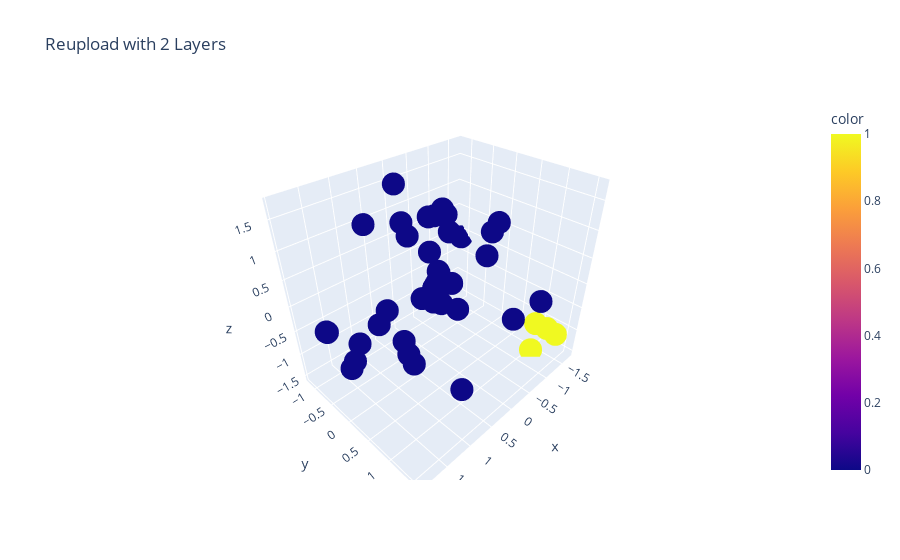

Notebook source saved alongside this figure:
### Code cell
px.scatter_3d(x=x_testdf.iloc[:,0],y=x_testdf.iloc[:,1],z=x_testdf.iloc[:,2], color= y_pred , title=" Reupload with 2 Layers")

### Figure 1 — Plotly figure (JSON) as saved in the notebook; plotly's stock layout.template omitted (floating-point values rounded to 4 significant figures)
{"data": [{"hovertemplate": "x=%{x}<br>y=%{y}<br>z=%{z}<br>color=%{marker.color}<extra></extra>", "legendgroup": "", "marker": {"color": [0, 0, 0, 0, 0, 0, 0, 0, 0, 0, 0, 1, 0, 0, 0, 0, 0, 1, 0, 0, 0, 0, 1, 1, 0, 0, 0, 0, 0, 0, 0, 0, 0, 0, 0, 0, 0, 0, 0, 0], "coloraxis": "coloraxis", "symbol": "circle"}, "mode": "markers", "name": "", "scene": "scene", "showlegend": false, "type": "scatter3d", "x": [0.3365, -0.1597, 0.6439, 1.808, 0.6419, -0.6935, 1.842, -0.5848, 0.571, 1.114, -0.8186, -1.301, -0.4912, -0.7078, -0.5652, 0.297, 0.2438, -0.9676, 1.752, -0.3205, -0.2277, -1.593, -1.301, -0.9021, 0.1645, 0.1146, -1.702, -0.9747, -0.5975, 0.5872, -1.028, -0.4093, 0.1043, -0.4466, 1.92, 0.6907, 0.5957, -0.2704, 1.131, -0.7492], "y": [-0.618, -0.4149, -0.1158, 0.07392, -0.2245, 0.5924, -0.5906, 0.4825, -0.7281, 0.5766, -1.015, 1.088, -0.9959, -0.8936, 1.579, -0.4129, 0.2331, 1.53, -0.7364, -0.4546, -0.4756, -0.2339, 1.528, 1.347, 0.4282, 0.08493, -1.108, -1.191, -0.3701, -0.9909, -0.5381, 1.232, -0.7825, -0.3833, 0.1412, 1.179, -1.137, -0.1265, -0.8467, -0.7163], "z": [1.72, 1.086, -1.149, -0.3859, -0.9188, 1.157, -0.2023, 0.5688, -0.5673, -0.5729, -1.266, -1.522, -0.9968, -0.8172, 0.2487, 0.9176, 0.5121, -0.5438, -0.357, 1.035, 0.3854, 0.3468, -0.8753, -0.5073, 0.3717, 0.4119, -0.1346, -0.8487, 0.6687, -1.028, -1.305, -0.2, 0.9467, 1.139, -0.4056, -0.9921, 0.962, 1.19, -1.06, -1.109]}], "layout": {"coloraxis": {"colorbar": {"title": {"text": "color"}}, "colorscale": [[0, "#0d0887"], [0.1111, "#46039f"], [0.2222, "#7201a8"], [0.3333, "#9c179e"], [0.4444, "#bd3786"], [0.5556, "#d8576b"], [0.6667, "#ed7953"], [0.7778, "#fb9f3a"], [0.8889, "#fdca26"], [1, "#f0f921"]]}, "legend": {"tracegroupgap": 0}, "scene": {"domain": {"x": [0, 1], "y": [0, 1]}, "xaxis": {"title": {"text": "x"}}, "yaxis": {"title": {"text": "y"}}, "zaxis": {"title": {"text": "z"}}}, "title": {"text": " Reupload with 2 Layers"}}}
